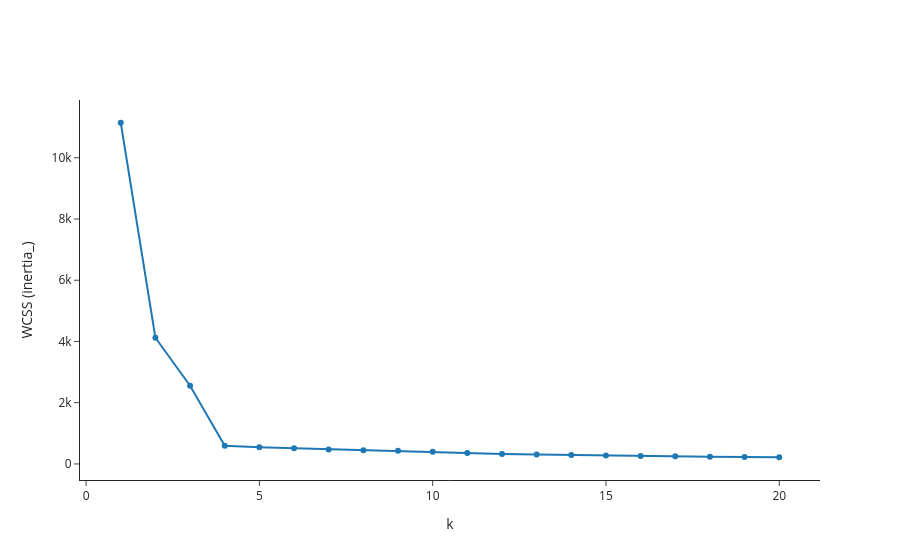

Here is the notebook cell this chart was saved with:
### Code cell
# Exactly the same elbow code
wcss3 = [KMeans(n_clusters=i, random_state=0).fit(X3).inertia_ for i in range(1, 21)]
go.Figure(go.Scatter(x=list(range(1, 21)), y=wcss3, mode="lines+markers")).update_layout(
    template="simple_white", xaxis_title="k", yaxis_title="WCSS (inertia_)")

### Figure 1 — Plotly figure (JSON) as saved in the notebook; plotly's stock layout.template omitted (floating-point values rounded to 4 significant figures)
{"data": [{"mode": "lines+markers", "type": "scatter", "x": [1, 2, 3, 4, 5, 6, 7, 8, 9, 10, 11, 12, 13, 14, 15, 16, 17, 18, 19, 20], "y": [11140.0, 4122.0, 2552.0, 593.3, 544.1, 512.0, 472.6, 444.8, 426.9, 394.1, 358.7, 326.3, 311.9, 292.7, 276.7, 262.1, 249.2, 237.5, 227.3, 218.4]}], "layout": {"xaxis": {"title": {"text": "k"}}, "yaxis": {"title": {"text": "WCSS (inertia_)"}}}}
